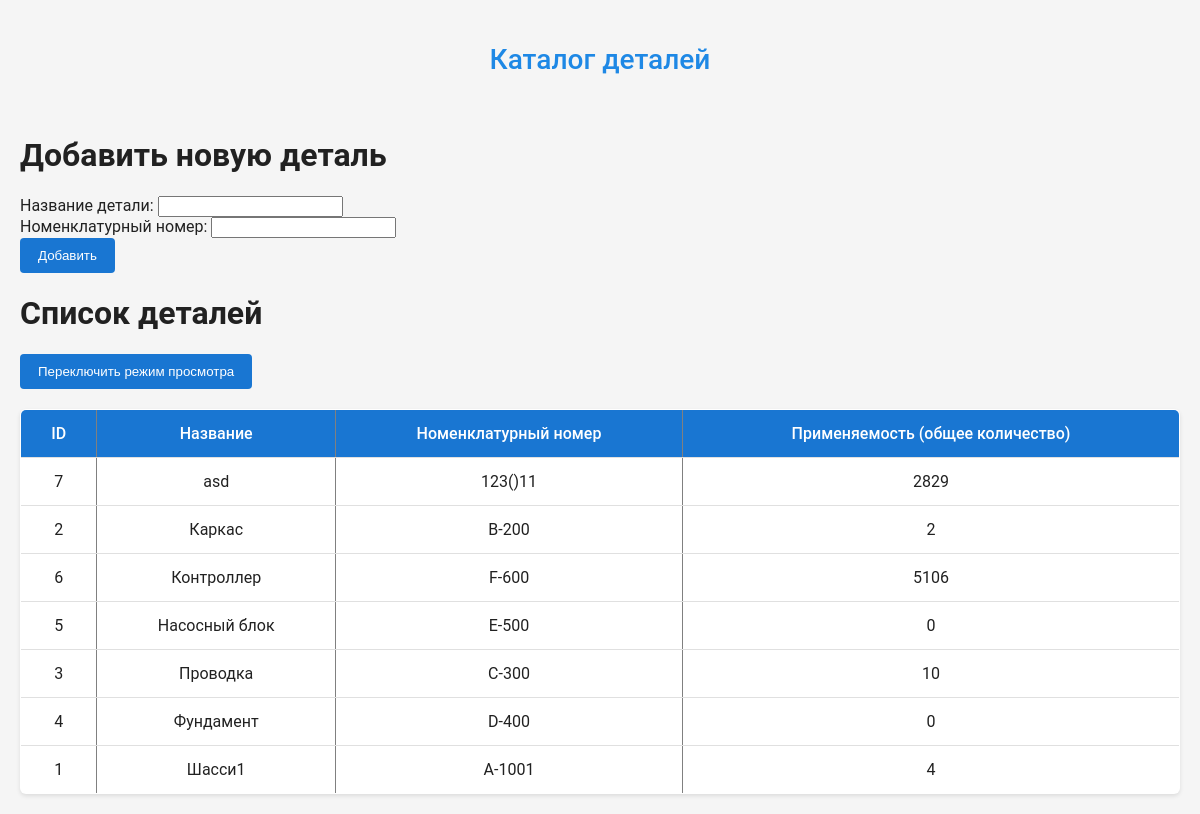
The app's page /pages/manage_parts.php with its own data.
### tables this page shows
CREATE TABLE `parts` (
  `id` int NOT NULL,
  `name` varchar(255) NOT NULL,
  `nomenclature_number` varchar(100) NOT NULL
);

### assets/php/script/queries.php (called while the page is built, shortened)
<?php
function getAllParts() {
    global $pdo;
    $sql = "
        SELECT
            p.id,
            p.name,
            p.nomenclature_number,
            COALESCE(SUM(sp.quantity_required * pp.quantity), 0) AS total_quantity
        FROM parts p
        LEFT JOIN stage_parts sp ON p.id = sp.part_id
        LEFT JOIN stages s ON sp.stage_id = s.id
        LEFT JOIN products pr ON s.product_id = pr.id
        LEFT JOIN product_plan pp ON pr.id = pp.product_id
        GROUP BY p.id, p.name, p.nomenclature_number
        ORDER BY p.name
    ";
    $stmt = $pdo->prepare($sql);
    $stmt->execute();
    return $stmt->fetchAll(PDO::FETCH_ASSOC);
}
?>

### pages/manage_parts.php (the view, shortened to what this page needs)
<?php
require_once '../assets/php/script/queries.php';
$parts = getAllParts();
?>
<!DOCTYPE html>
<html lang="ru">
<head>
    <link rel="stylesheet" href="../assets/css/style.css">
</head>
<body>
    <h2>Каталог деталей</h2>
    <h1>Добавить новую деталь</h1>
    <form id="addPartForm">
        <label>Название детали:
            <input type="text" name="name" required>
        </label><br>
        <label>Номенклатурный номер:
            <input type="text" name="nomenclature_number" required>
        </label><br>
        <button type="submit">Добавить</button>
    </form>
    <h1>Список деталей</h1>
    <button onclick="toggleEditMode()">Переключить режим просмотра</button>
    <table border="1" cellpadding="5">
        <tr>
            <th>ID</th>
            <th>Название</th>
            <th>Номенклатурный номер</th>
            <th>Применяемость (общее количество)</th>
        </tr>
        <?php foreach ($parts as $part): ?>
            <tr>
                <td><?= htmlspecialchars($part['id']) ?></td>
                <td>
                    <span class="view-mode"><?= htmlspecialchars($part['name']) ?></span>
                </td>
                <td>
                    <span class="view-mode"><?= htmlspecialchars($part['nomenclature_number']) ?></span>
                </td>
                <td>
                    <?= htmlspecialchars($part['total_quantity']) ?>
                </td>
            </tr>
        <?php endforeach; ?>
    </table>
</body>
</html>

### assets/css/style.css (style rules this page uses)
body { font-family: 'Roboto', sans-serif; background-color: #f5f5f5; margin: 0; padding: 20px; color: #212121; }
h2 { text-align: center; color: #1e88e5; margin-bottom: 30px; font-weight: 500; font-size: 28px; }
table { width: 100%; border-collapse: collapse; margin-top: 20px; background-color: #fff; box-shadow: 0 2px 4px rgba(0,0,0,0.1); border-radius: 6px; overflow: hidden; }
th, td { padding: 14px 16px; text-align: center; border-bottom: 1px solid #e0e0e0; }
th { background-color: #1976d2; color: white; font-weight: 500; }
tr:last-child td { border-bottom: none; }
button, .btn { padding: 10px 18px; background-color: #1976d2; color: white; border: none; border-radius: 4px; font-weight: 500; cursor: pointer; transition: background-color 0.3s ease; }

### records on screen
parts: id "7", name "asd", nomenclature_number "123()11", total_quantity "2829"
parts: id "2", name "Каркас", nomenclature_number "B-200", total_quantity "2"
parts: id "6", name "Контроллер", nomenclature_number "F-600", total_quantity "5106"
parts: id "5", name "Насосный блок", nomenclature_number "E-500", total_quantity "0"
parts: id "3", name "Проводка", nomenclature_number "C-300", total_quantity "10"
parts: id "4", name "Фундамент", nomenclature_number "D-400", total_quantity "0"
parts: id "1", name "Шасси1", nomenclature_number "A-1001", total_quantity "4"
